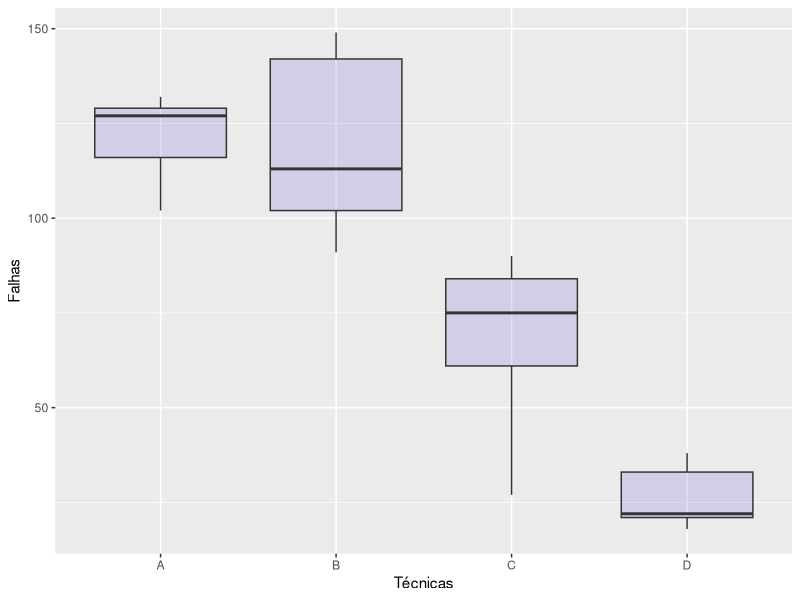
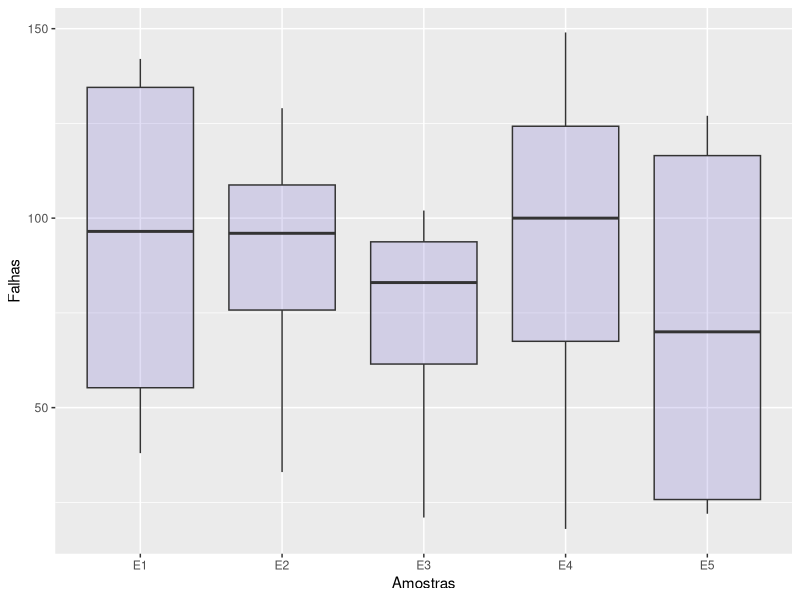

These charts were generated, in order, by the following R code:
# Importação das Bibliotecas
library(ggplot2)

# Criando o dataset_1
dataset_1 <- data.frame("Técnicas" = c("E1", "E2", "E3", "E4", "E5"),
                        "A" = c(132, 129, 102, 116, 127),
                        "B" = c(142, 102, 91, 149, 113),
                        "C" = c(61, 90, 75, 84, 27),
                        "D" = c(38, 33, 21, 18, 22))

dataset_2 <- as.data.frame(t(as.matrix(dataset_1[1:5, 2:5])))
colnames(dataset_2) <- c("E1", "E2", "E3", "E4", "E5")

# Preparando os dados para gerar o boxplot
r1_label <- replicate(5, "A")
r2_label <- replicate(5, "B")
r3_label <- replicate(5, "C")
r4_label <- replicate(5, "D")
r1_data <- t(as.matrix(dataset_2[1,1:5]))
r2_data <- t(as.matrix(dataset_2[2,1:5]))
r3_data <- t(as.matrix(dataset_2[3,1:5]))
r4_data <- t(as.matrix(dataset_2[4,1:5]))
varied <- c(r1_data, r2_data, r3_data, r4_data)

dataset_box <- data.frame("Variedades" = c(r1_label, r2_label, r3_label, r4_label), "Dados" = c(varied))

# Gerando o boxplot
ggplot(dataset_box, aes(x=Variedades, y=Dados)) + 
  geom_boxplot(fill="slateblue", alpha=0.2) + 
  xlab("Técnicas")+
  ylab("Falhas")



# Preparando os dados para gerar o boxplot
r1_label_2 <- replicate(4, "E1")
r2_label_2 <- replicate(4, "E2")
r3_label_2 <- replicate(4, "E3")
r4_label_2 <- replicate(4, "E4")
r5_label_2 <- replicate(4, "E5")
r1_data_2 <- dataset_2[1:4,1]
r2_data_2 <- dataset_2[1:4,2]
r3_data_2 <- dataset_2[1:4,3]
r4_data_2 <- dataset_2[1:4,4]
r5_data_2 <- dataset_2[1:4,5]
varied_2 <- c(r1_data_2, r2_data_2, r3_data_2, r4_data_2, r5_data_2)

dataset_box_2 <- data.frame("Variedades" = c(r1_label_2, r2_label_2, r3_label_2, r4_label_2, r5_label_2), "Dados" = c(varied_2))

# Gerando o boxplot
ggplot(dataset_box_2, aes(x=Variedades, y=Dados)) + 
  geom_boxplot(fill="slateblue", alpha=0.2) + 
  xlab("Amostras")+
  ylab("Falhas")